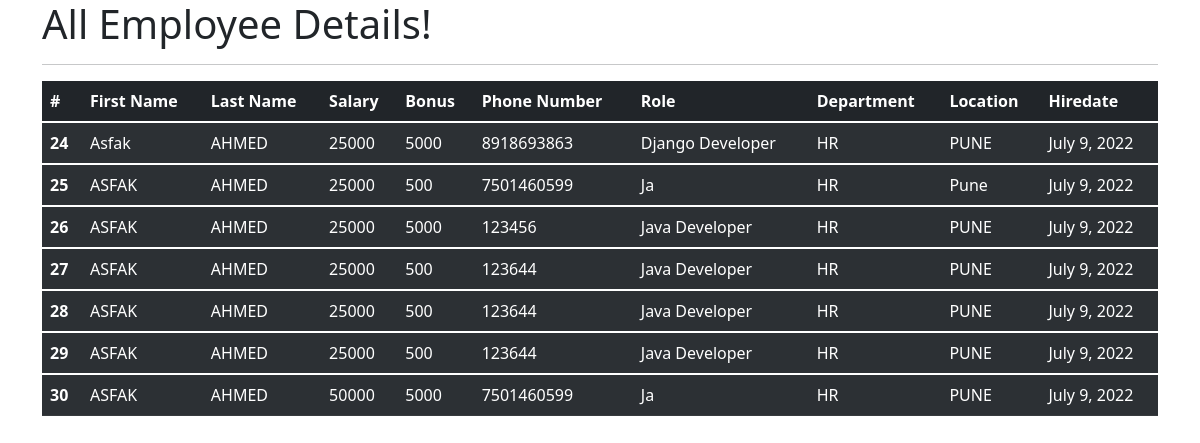
The app's page /all_emp with its own data.
### emp_app/models.py (models this page shows, shortened)
class Employee(models.Model):
    first_name = models.CharField(max_length=100, null=False)
    last_name = models.CharField(max_length=100)
    dept = models.ForeignKey(Department, on_delete=models.CASCADE)
    salary = models.IntegerField(default=0)
    bonus = models.IntegerField(default=0)
    role = models.ForeignKey(Role, on_delete=models.CASCADE)
    phone = models.IntegerField(default=0)
    hire_date = models.DateField()
    def __str__(self):
        return "%s %s %s" %(self.first_name, self.last_name, self.phone)

class Role(models.Model):
    name = models.CharField(max_length=100,null=False)

class Department(models.Model):
    name = models.CharField(max_length=100,null=False)
    location = models.CharField(max_length=100)

### emp_app/views.py (the view)
# urls.py: path('all_emp', views.all_emp, name='all_emp'),
def all_emp(request):
    emps = Employee.objects.all()
    context = {
        'emps': emps
    }
    print(context)
    return render(request, 'view_all_emp.html',context)

### emp_app/templates/view_all_emp.html (shortened to what this page needs)
<!doctype html>
<html lang="en">
<head>
    <link href="https://cdn.jsdelivr.net/npm/bootstrap@5.1.3/dist/css/bootstrap.min.css" rel="stylesheet">
</head>
<body>
    <div class="container">
      <h1>All Employee Details!</h1>
      <hr>
      <table class="table table-dark table-striped">
        <thead>
          <tr>
            <th scope="col">#</th>
            <th scope="col">First Name</th>
            <th scope="col">Last Name</th>
            <th scope="col">Salary</th>
            <th scope="col">Bonus</th>
            <th scope="col">Phone Number</th>
            <th scope="col">Role</th>
            <th scope="col">Department</th>
            <th scope="col">Location</th>
            <th scope="col">Hiredate</th>
          </tr>
        </thead>
              {% for emp in emps %}
        <tbody>
          <tr>
            <th scope="row">{{emp.id}}</th>
            <td>{{emp.first_name}}</td>
            <td>{{emp.last_name}}</td>
            <td>{{emp.salary}}</td>
            <td>{{emp.bonus}}</td>
            <td>{{emp.phone}}</td>
            <td>{{emp.role.name}}</td>
            <td>{{emp.dept.name}}</td>
            <td>{{emp.dept.location}}</td>
            <td>{{emp.hire_date}}</td>
          </tr>
        </tbody>
              {% endfor %}
      </table>
    </div>
    </body>
</html>

### records on screen
Employee: id "24", first_name "Asfak", last_name "AHMED", salary "25000", bonus "5000", phone "8918693863", role.name "Django Developer", dept.name "HR", dept.location "PUNE", hire_date "July 9, 2022"
Employee: id "25", first_name "ASFAK", last_name "AHMED", salary "25000", bonus "500", phone "7501460599", role.name "Ja", dept.name "HR", dept.location "Pune", hire_date "July 9, 2022"
Employee: id "26", first_name "ASFAK", last_name "AHMED", salary "25000", bonus "5000", phone "123456", role.name "Java Developer", dept.name "HR", dept.location "PUNE", hire_date "July 9, 2022"
Employee: id "27", first_name "ASFAK", last_name "AHMED", salary "25000", bonus "500", phone "123644", role.name "Java Developer", dept.name "HR", dept.location "PUNE", hire_date "July 9, 2022"
Employee: id "28", first_name "ASFAK", last_name "AHMED", salary "25000", bonus "500", phone "123644", role.name "Java Developer", dept.name "HR", dept.location "PUNE", hire_date "July 9, 2022"
Employee: id "29", first_name "ASFAK", last_name "AHMED", salary "25000", bonus "500", phone "123644", role.name "Java Developer", dept.name "HR", dept.location "PUNE", hire_date "July 9, 2022"
Employee: id "30", first_name "ASFAK", last_name "AHMED", salary "50000", bonus "5000", phone "7501460599", role.name "Ja", dept.name "HR", dept.location "PUNE", hire_date "July 9, 2022"
